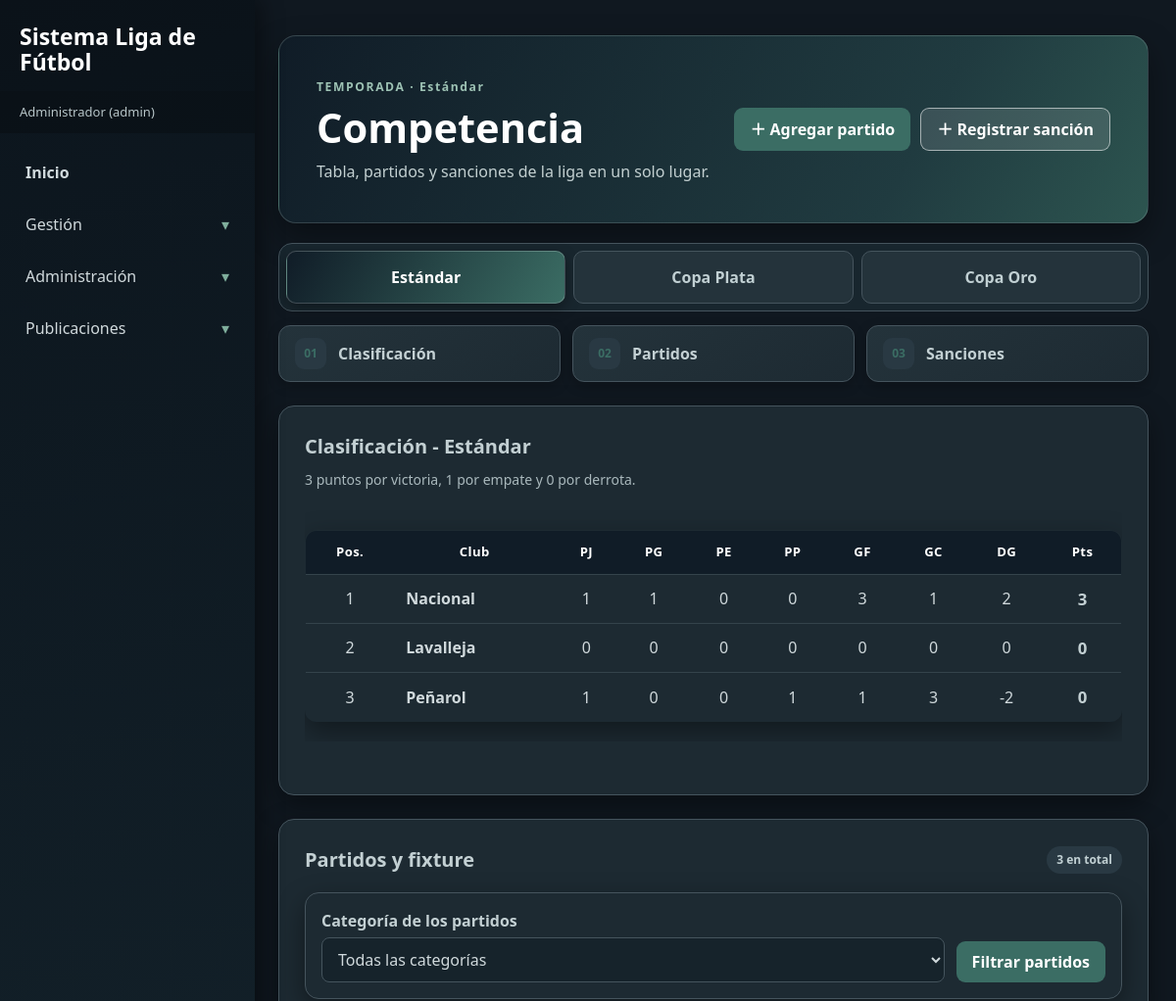
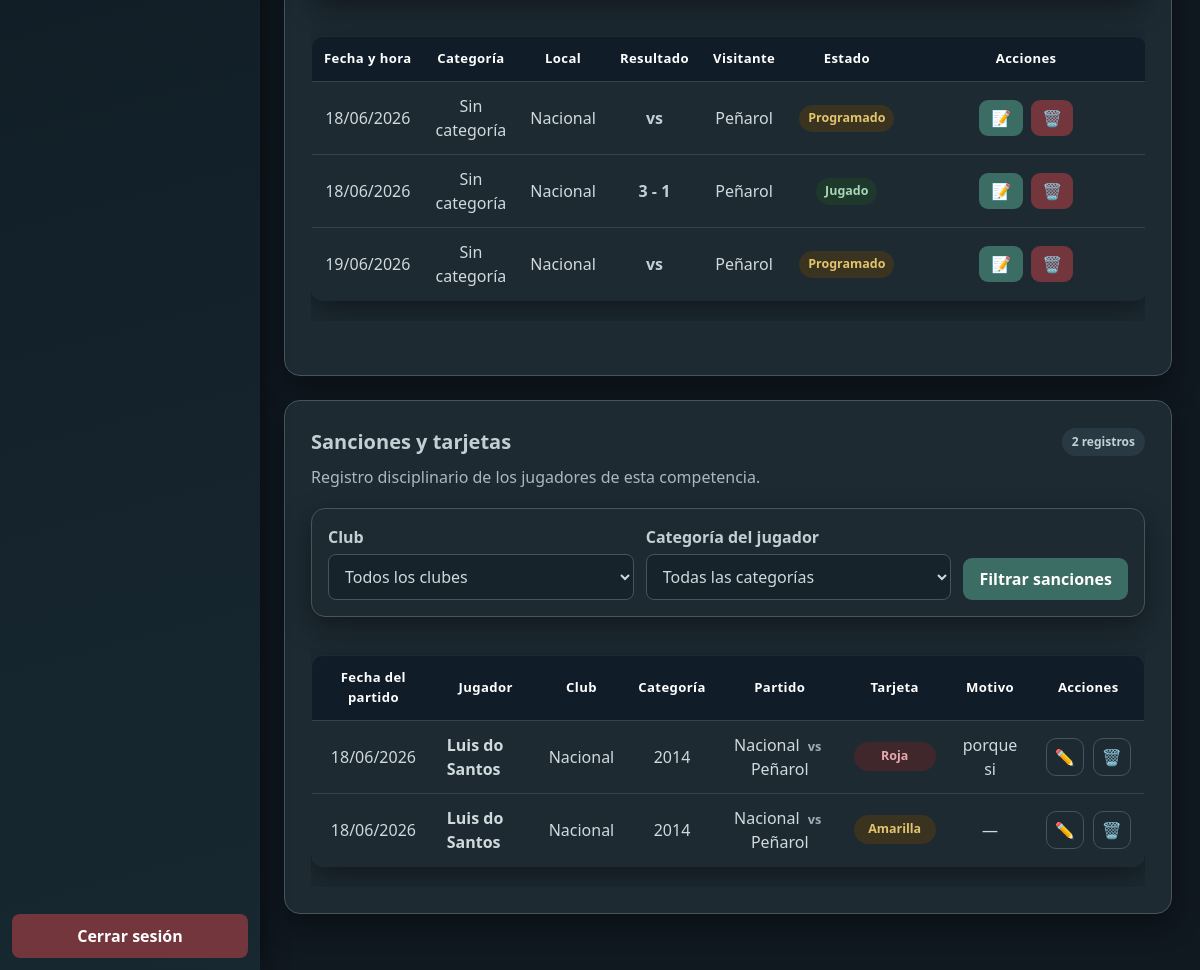
Page /tabla_posiciones.php (signed in) on the committed database (2 pictures, top to bottom).
### tables this page shows
CREATE TABLE `partidos` (
  `id` int(11) NOT NULL,
  `local_id` int(11) DEFAULT NULL,
  `visitante_id` int(11) DEFAULT NULL,
  `fecha` date DEFAULT NULL,
  `hora` time DEFAULT NULL,
  `goles_local` int(11) DEFAULT NULL,
  `goles_visitante` int(11) DEFAULT NULL,
  `estado` varchar(30) DEFAULT 'Programado',
  `motivo_suspension` varchar(255) DEFAULT NULL,
  `categoria` varchar(50) DEFAULT NULL,
  `categoria_edad` varchar(50) DEFAULT NULL
);

CREATE TABLE `clubes` (
  `id` int(11) NOT NULL,
  `nombre` varchar(100) DEFAULT NULL,
  `ciudad` varchar(100) DEFAULT NULL,
  `fecha_fundacion` date DEFAULT NULL,
  `director_tecnico` varchar(43) DEFAULT NULL,
  `departamento` varchar(30) DEFAULT NULL,
  `activo` tinyint(1) NOT NULL DEFAULT 1
);

CREATE TABLE `tarjetas` (
  `id` int(11) NOT NULL,
  `jugador_id` int(11) NOT NULL,
  `partido_id` int(11) NOT NULL,
  `tipo` varchar(20) NOT NULL,
  `motivo` varchar(255) DEFAULT NULL,
  `fecha_registro` datetime DEFAULT current_timestamp()
);

CREATE TABLE `jugadores` (
  `id` int(11) NOT NULL,
  `nombre` varchar(100) DEFAULT NULL,
  `edad` int(11) DEFAULT NULL,
  `posicion` varchar(50) DEFAULT NULL,
  `club_id` int(11) DEFAULT NULL,
  `ci` varchar(20) DEFAULT NULL,
  `categoria` varchar(50) DEFAULT NULL,
  `altura` float NOT NULL,
  `masa` float NOT NULL,
  `fuerza_peso` float NOT NULL,
  `velocidad` float NOT NULL
);

### tabla_posiciones.php (the view, shortened to what the rows shown need)
<?php
require_once('conexion.php');
$torneos = [
    'estandar' => 'Estándar',
    'plata' => 'Copa Plata',
    'oro' => 'Copa Oro'
];
$claveSolicitada = $_GET['torneo'] ?? 'estandar';
$claveTorneo = is_string($claveSolicitada) ? $claveSolicitada : 'estandar';
$torneo = $torneos[$claveTorneo];
$categoriasEdad = array_map('strval', range(2012, 2019));
$categoriaPartidosSolicitada = $_GET['categoria_partidos'] ?? '';
$filtroCategoriaPartidos = is_string($categoriaPartidosSolicitada) &&
    in_array($categoriaPartidosSolicitada, $categoriasEdad, true)
        ? $categoriaPartidosSolicitada
        : '';
$clubSolicitado = $_GET['club_sancion'] ?? '';
$filtroClubSanciones = is_string($clubSolicitado) && ctype_digit($clubSolicitado)
    ? (int) $clubSolicitado
    : 0;
$categoriaSancionesSolicitada = $_GET['categoria_sancion'] ?? '';
$filtroCategoriaSanciones = is_string($categoriaSancionesSolicitada) &&
    in_array($categoriaSancionesSolicitada, $categoriasEdad, true)
        ? $categoriaSancionesSolicitada
        : '';
$sqlFixture = "SELECT p.id, p.fecha, p.hora, p.estado, p.motivo_suspension,
                      p.goles_local, p.goles_visitante, p.local_id, p.visitante_id,
                      p.categoria_edad,
                      c1.nombre AS nombre_local, c2.nombre AS nombre_visitante
               FROM partidos p
               INNER JOIN clubes c1 ON p.local_id = c1.id
               INNER JOIN clubes c2 ON p.visitante_id = c2.id
               WHERE COALESCE(NULLIF(p.categoria, ''), 'Estándar') = ?
               ORDER BY (p.fecha IS NULL), p.fecha ASC, p.hora ASC, p.id ASC";
$consultaFixture = mysqli_prepare($conn, $sqlFixture);
mysqli_stmt_bind_param($consultaFixture, 's', $torneo);
if (!mysqli_stmt_execute($consultaFixture)) {
    mysqli_stmt_close($consultaFixture);
    http_response_code(500);
    exit('No se pudo cargar el fixture.');
}
$resultadoFixture = mysqli_stmt_get_result($consultaFixture);
$fixtureCompleto = mysqli_fetch_all($resultadoFixture, MYSQLI_ASSOC);
$sqlSanciones = "SELECT t.id, t.tipo, t.motivo, j.nombre AS nombre_jugador,
                        j.categoria AS categoria_jugador, c.id AS club_id,
                        c.nombre AS nombre_club, p.fecha AS fecha_partido,
                        c1.nombre AS nombre_local, c2.nombre AS nombre_visitante
                 FROM tarjetas t
                 INNER JOIN jugadores j ON j.id = t.jugador_id
                 INNER JOIN clubes c ON c.id = j.club_id
                 INNER JOIN partidos p ON p.id = t.partido_id
                 INNER JOIN clubes c1 ON c1.id = p.local_id
                 INNER JOIN clubes c2 ON c2.id = p.visitante_id
                 WHERE COALESCE(NULLIF(p.categoria, ''), 'Estándar') = ?
                   AND (? = 0 OR c.id = ?)
                   AND (? = '' OR j.categoria = ?)
                 ORDER BY t.fecha_registro DESC, t.id DESC";
$consultaSanciones = mysqli_prepare($conn, $sqlSanciones);
$categoriaSancionParametro = $filtroCategoriaSanciones;
mysqli_stmt_bind_param(
    $consultaSanciones,
    'siiss',
    $torneo,
    $filtroClubSanciones,
    $filtroClubSanciones,
    $categoriaSancionParametro,
    $categoriaSancionParametro
);
if (!mysqli_stmt_execute($consultaSanciones)) {
    mysqli_stmt_close($consultaSanciones);
    http_response_code(500);
    exit('No se pudieron cargar las sanciones.');
}
$resultadoSanciones = mysqli_stmt_get_result($consultaSanciones);
$sanciones = mysqli_fetch_all($resultadoSanciones, MYSQLI_ASSOC);
$equipos = [];
if ($torneo === 'Estándar') {
    $resultadoClubes = mysqli_query($conn, 'SELECT id, nombre FROM clubes ORDER BY nombre');
    while ($club = mysqli_fetch_assoc($resultadoClubes)) {
        $equipos[(int) $club['id']] = [
            'club' => $club['nombre'], 'pj' => 0, 'pg' => 0, 'pe' => 0, 'pp' => 0,
            'gf' => 0, 'gc' => 0, 'pts' => 0
        ];
    }
}
foreach ($fixtureCompleto as $partido) {
    if ($partido['estado'] !== 'Jugado') {
        continue;
    }
    $localId = (int) $partido['local_id'];
    $visitanteId = (int) $partido['visitante_id'];
    $golesLocal = (int) $partido['goles_local'];
    $golesVisitante = (int) $partido['goles_visitante'];
    $equipos[$localId]['pj']++;
    $equipos[$visitanteId]['pj']++;
    $equipos[$localId]['gf'] += $golesLocal;
    $equipos[$localId]['gc'] += $golesVisitante;
    $equipos[$visitanteId]['gf'] += $golesVisitante;
    $equipos[$visitanteId]['gc'] += $golesLocal;
    if ($golesLocal > $golesVisitante) {
        $equipos[$localId]['pg']++;
        $equipos[$localId]['pts'] += 3;
        $equipos[$visitanteId]['pp']++;
    } elseif ($golesLocal < $golesVisitante) {
        $equipos[$visitanteId]['pg']++;
        $equipos[$visitanteId]['pts'] += 3;
        $equipos[$localId]['pp']++;
    } else {
        $equipos[$localId]['pe']++;
        $equipos[$visitanteId]['pe']++;
        $equipos[$localId]['pts']++;
        $equipos[$visitanteId]['pts']++;
    }
}
$tabla = array_values($equipos);
usort($tabla, static function ($a, $b) {
    $diferenciaA = $a['gf'] - $a['gc'];
    $diferenciaB = $b['gf'] - $b['gc'];
    return ($b['pts'] <=> $a['pts'])
        ?: ($diferenciaB <=> $diferenciaA)
        ?: ($b['gf'] <=> $a['gf'])
        ?: strcasecmp($a['club'], $b['club']);
});
$fixture = array_values(array_filter(
    $fixtureCompleto,
    static function ($partido) use ($filtroCategoriaPartidos) {
        return $filtroCategoriaPartidos === '' ||
            (string) $partido['categoria_edad'] === $filtroCategoriaPartidos;
    }
));
function escapar($valor)
{
    return htmlspecialchars((string) $valor, ENT_QUOTES, 'UTF-8');
}
?>
<!DOCTYPE html>
<html>
<head>
    <link rel="stylesheet" href="estilo.css">
</head>
<body>
<main class="pagina-contenido">
    <header class="portada-competencia">
        <div>
            <h2>Competencia</h2>
        </div>
    </header>
    <section class="panel-competencia" id="clasificacion" aria-labelledby="titulo-clasificacion">
        <?php if ($tabla) { ?>
            <div class="contenedor tabla-clasificacion">
                <table>
                    <thead>
                        <tr><th>Pos.</th><th>Club</th><th>PJ</th><th>PG</th><th>PE</th><th>PP</th><th>GF</th><th>GC</th><th>DG</th><th>Pts</th></tr>
                    </thead>
                </table>
            </div>
        <?php } else { ?>
            <p class="aviso"><?php echo $filtroCategoriaPartidos !== ''
                ? 'No hay partidos registrados para la categoría seleccionada.'
                : 'Todavía no hay partidos registrados para esta competencia.'; ?></p>
        <?php } ?>
    </section>
    <section class="panel-competencia" id="partidos" aria-labelledby="titulo-partidos">
        <?php if ($fixture) { ?>
            <div class="contenedor tabla-fixture">
                <table>
                    <thead>
                        <tr><th>Fecha y hora</th><th>Categoría</th><th>Local</th><th>Resultado</th><th>Visitante</th><th>Estado</th>
                            <?php if (($_SESSION['rol'] ?? '') === 'admin') { ?><th>Acciones</th><?php } ?>
                        </tr>
                    </thead>
                    <tbody>
                        <?php foreach ($fixture as $partido) { ?>
                            <tr>
                                <td>
                                    <?php echo $partido['fecha'] ? date('d/m/Y', strtotime($partido['fecha'])) : 'Sin fecha'; ?>
                                </td>
                                <td><?php echo escapar($partido['categoria_edad'] ?: 'Sin categoría'); ?></td>
                                <td><?php echo escapar($partido['nombre_local']); ?></td>
                                <td class="marcador-fixture">
                                    <?php echo $partido['estado'] === 'Jugado'
                                        ? (int) $partido['goles_local'] . ' - ' . (int) $partido['goles_visitante']
                                        : 'vs'; ?>
                                </td>
                                <td><?php echo escapar($partido['nombre_visitante']); ?></td>
                                <td>
                                    <span class="estado-partido estado-<?php echo escapar(strtolower(str_replace(' ', '-', $partido['estado']))); ?>">
                                        <?php echo escapar($partido['estado']); ?>
                                    </span>
                                </td>
                                <?php if (($_SESSION['rol'] ?? '') === 'admin') { ?>
                                    <td class="acciones-partido">
                                        <div class="controles-partido">
                                            <details>
                                                <summary class="boton boton-editar" aria-label="Editar partido" title="Editar partido">📝</summary>
                                            </details>
                                            <form class="form-accion" action="eliminar_partido.php" method="POST"
                                                  onsubmit="return confirm('¿Eliminar este partido y las tarjetas/sanciones asociadas?');">
                                                <button class="boton-peligro boton-icono" type="submit"
                                                        aria-label="Eliminar partido" title="Eliminar partido">🗑️</button>
                                            </form>
                                        </div>
                                    </td>
                                <?php } ?>
                            </tr>
                        <?php } ?>
                    </tbody>
                </table>
            </div>
        <?php } else { ?>
            <p class="aviso">Todavía no hay partidos registrados para esta competencia.</p>
        <?php } ?>
    </section>
    <section class="panel-competencia" id="sanciones" aria-labelledby="titulo-sanciones">
        <?php if ($sanciones) { ?>
            <div class="contenedor tabla-sanciones">
                <table>
                    <thead>
                        <tr><th>Fecha del partido</th><th>Jugador</th><th>Club</th><th>Categoría</th><th>Partido</th><th>Tarjeta</th><th>Motivo</th>
                            <?php if (($_SESSION['rol'] ?? '') === 'admin') { ?><th>Acciones</th><?php } ?>
                        </tr>
                    </thead>
                    <tbody>
                        <?php foreach ($sanciones as $sancion) { ?>
                            <tr>
                                <td><?php echo $sancion['fecha_partido'] ? date('d/m/Y', strtotime($sancion['fecha_partido'])) : 'Sin fecha'; ?></td>
                                <td class="nombre-equipo"><?php echo escapar($sancion['nombre_jugador']); ?></td>
                                <td><?php echo escapar($sancion['nombre_club']); ?></td>
                                <td><?php echo escapar($sancion['categoria_jugador']); ?></td>
                                <td><?php echo escapar($sancion['nombre_local']); ?> <span class="separador-partido">vs</span> <?php echo escapar($sancion['nombre_visitante']); ?></td>
                                <td><span class="insignia-tarjeta tarjeta-<?php echo escapar(strtolower($sancion['tipo'])); ?>"><?php echo escapar($sancion['tipo']); ?></span></td>
                                <td><?php echo $sancion['motivo'] !== '' ? escapar($sancion['motivo']) : '—'; ?></td>
                                <?php if (($_SESSION['rol'] ?? '') === 'admin') { ?>
                                    <td class="acciones-sancion">
                                        <details class="edicion-sancion">
                                            <summary class="boton-accion-sancion boton-editar-sancion"
                                                     aria-label="Editar sanción" title="Editar sanción">✏️</summary>
                                        </details>
                                        <form class="form-accion" action="eliminar_tarjeta.php" method="POST">
                                            <button class="boton-accion-sancion boton-eliminar-sancion" type="submit"
                                                    aria-label="Eliminar sanción" title="Eliminar sanción">🗑️</button>
                                        </form>
                                    </td>
                                <?php } ?>
                            </tr>
                        <?php } ?>
                    </tbody>
                </table>
            </div>
        <?php } else { ?>
            <p class="aviso aviso-neutro">No hay sanciones que coincidan con los filtros seleccionados en esta competencia.</p>
        <?php } ?>
    </section>
</main>
</body>
</html>

### rows in the picture
partidos: fecha "18/06/2026", categoria_edad "Sin categoría", local.nombre "Nacional", shows "vs", visitante.nombre "Peñarol", estado "Programado"
partidos: fecha "18/06/2026", categoria_edad "Sin categoría", local.nombre "Nacional", goles_local "3", goles_visitante "1", visitante.nombre "Peñarol", estado "Jugado"
partidos: fecha "19/06/2026", categoria_edad "Sin categoría", local.nombre "Nacional", shows "vs", visitante.nombre "Peñarol", estado "Programado"
tarjetas: partido.fecha "18/06/2026", jugador.nombre "Luis do Santos", clubes.nombre "Nacional", jugador.categoria "2014", clubes.nombre "Peñarol", tipo "Roja", motivo "porque si"
tarjetas: partido.fecha "18/06/2026", jugador.nombre "Luis do Santos", clubes.nombre "Nacional", jugador.categoria "2014", clubes.nombre "Peñarol", tipo "Amarilla"

### other values in the picture
$usuario "Administrador"
$rolVisible "admin"
escapar($torneo) "Estándar"
escapar($nombre) "Estándar"
escapar($nombre) "Copa Plata"
escapar($nombre) "Copa Oro"
escapar($equipo['club']) "Nacional"
$equipo['pj'] "1"
$equipo['pg'] "1"
$equipo['pe'] "0"
$equipo['pp'] "0"
$equipo['gf'] "3"
$equipo['gc'] "1"
$equipo['gf'] - $equipo['gc'] "2"
$equipo['pts'] "3"
